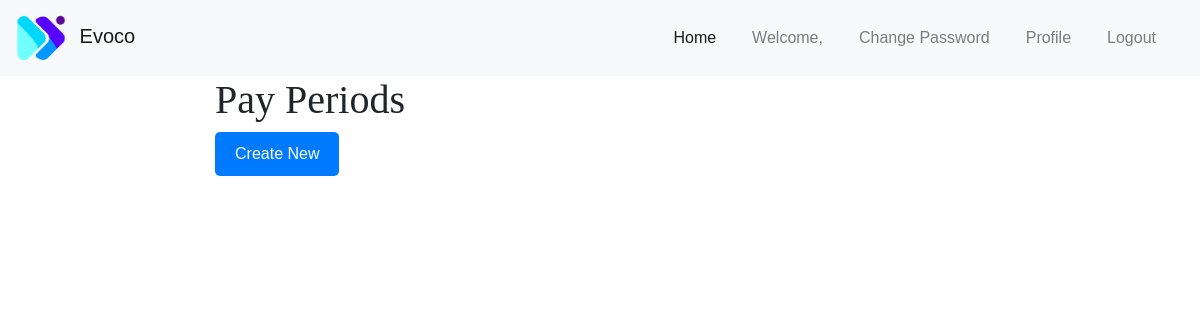
The page /pay-periods/ (signed in) on the database as committed earlier.
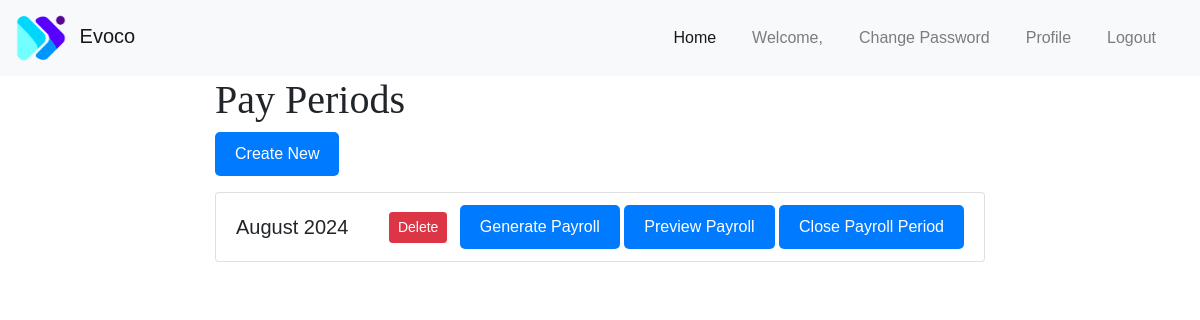
The same page on the database as committed later.
### core/models.py (models this page shows, shortened)
class Company(models.Model):
    name = models.CharField(max_length=50, default='')
    phone = models.CharField(max_length=50, default='')
    email = models.EmailField(default='')
    website = models.CharField(max_length=50, default='')
    address = models.CharField(max_length=100, default='')
    country = models.CharField(max_length=50, default='')
    logo = models.ImageField(upload_to='media/company-logo/')
    icon = models.ImageField(upload_to='media/company-icon/')

### payroll/models.py (models this page shows, shortened)
class PayPeriod(models.Model):
    MONTH_CHOICES = [
        ('January', 'January'),
        ('February', 'February'),
        ('March', 'March'),
        ('April', 'April'),
        ('May', 'May'),
        ('June', 'June'),
        ('July', 'July'),
        ('August', 'August'),
        ('September', 'September'),
        ('October', 'October'),
        ('November', 'November'),
        ('December', 'December'),
    ]
    month = models.CharField(max_length=20, choices=MONTH_CHOICES, default=timezone.now().strftime('%B'))
    year = models.IntegerField(default=timezone.now().year)
    start_date = models.DateField(blank=True, null=True)
    end_date = models.DateField(blank=True, null=True)
    is_closed = models.BooleanField(default=False)
    class Meta:
        unique_together = [['month', 'year']]

### payroll/views.py (the view)
# urls.py: path('pay-periods/', views.pay_period_list_view, name='pay-period-list'),
@login_required
def pay_period_list_view(request):
    pay_periods = PayPeriod.objects.all()
    return render(request, 'payroll/pay_period_list.html', {'pay_periods': pay_periods})

### core/context_processors.py (called while the page is built)
def company_context(request):
    company_instance = Company.objects.first()  # Retrieve the company instance
    return {'company_instance': company_instance,
            'company_name': company_instance.name if company_instance else None,
            'company_logo': company_instance.logo.url if company_instance and company_instance.logo else None, }

### templates/payroll/pay_period_list.html (shortened to what this page needs)
{% extends 'base.html' %}
{% block content %}
<div class="container">
    <h1>Pay Periods</h1>
    <a href="{% url 'pay-period-create' %}" class="btn btn-primary mb-3">Create New</a>
    <ul class="list-group">
        {% for period in pay_periods %}
            <li class="list-group-item">
                <div class="d-flex justify-content-between align-items-center">
                    <div>
                        <h5 class="mb-0">{{ period.month }}   {{ period.year }} </h5>
                    </div>
                    <div>
                        {% if not period.is_closed %}
                            <a href="{% url 'pay-period-delete' period.pk %}" class="btn btn-danger btn-sm mr-2">Delete</a>
                            <button onclick="generatePayroll({{ period.pk }})" class="btn btn-primary btn-sm">Generate Payroll</button>
                            <a href="{% url 'payroll-list' period.month period.year %}" class=" btn btn-primary btn-sm ">Preview Payroll</a>
                            <a href="{% url 'close_payroll_period' period.pk %}" class="btn btn-primary btn-sm">Close Payroll Period</a>
                        {% endif %}
                    </div>
                </div>
            </li>
        {% endfor %}
    </ul>
</div>
{% endblock %}

### templates/base.html (shortened to what this page needs)
{% load static %}
<!DOCTYPE html>
<html lang="en">
<head>
    <link rel="stylesheet" href="https://stackpath.bootstrapcdn.com/bootstrap/4.5.2/css/bootstrap.min.css">
    <link rel="stylesheet" href="{% static 'css/style.css' %}">
</head>
<body>
<nav class="navbar navbar-expand-lg navbar-light bg-light">
  <a class="navbar-brand" href="{% url 'home' %}">
    <img src="{{ company_instance.logo.url }}" width="50" height="50" class="d-inline-block align-content-center mr-2" alt="Logo">
    {{ company_instance.name }}
  </a>
    {% include 'navbar_base.html' %}
</nav>
<div class="container-fluid">
    {% block content %}
    {% endblock %}
</div>
</body>
</html>

### templates/navbar_base.html
<div class="collapse navbar-collapse" id="navbarNav">
  <ul class="navbar-nav ml-auto">
    <li class="nav-item active">
      <a class="nav-link" href="{% url 'home' %}">Home <span class="sr-only">(current)</span></a>
    </li>
    {% if user.is_authenticated %}
      <li class="nav-item">
        <span class="nav-link">Welcome, {{ user.first_name }}</span>
      </li>
        <li class="nav-item">
        <a class="nav-link" href="{% url 'change_password' %}">Change Password</a>
      </li>
        <li class="nav-item">
        <a class="nav-link" href="{% url 'user-profile' %}">Profile</a>
      </li>
      <li class="nav-item">
        <a class="nav-link" href="{% url 'logout' %}">Logout</a>
      </li>
    {% else %}
      <li class="nav-item">
        <a class="nav-link" href="{% url 'login' %}">Login</a>
      </li>
    {% endif %}
  </ul>
</div>

### static/css/style.css (style rules this page uses)
.container { max-width: 800px; margin: 0 auto; }
nav ul { list-style: none; padding: 0; }
nav ul li { display: inline-block; margin-right: 20px; }
body { font-family: 'Arial', sans-serif; }
h1, h2 { font-family: 'Georgia', serif; }
.btn-primary { display: inline-block; padding: 10px 20px; font-size: 16px; text-align: center; cursor: pointer; background-color: #007bff; color: #fff; border: none; border-radius: 5px; transition: background-color 0.3s; }

Rows that differ between the two databases and show on the page:
added PayPeriod: month "August", year "2024"
